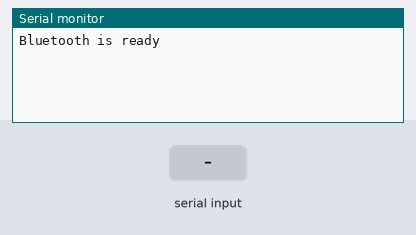
This sketch was run on a simulated ESP32. On the bench: the last lines printed to the serial monitor. The inputs (shaded band) are chosen by the test bench. Nothing arrives over Bluetooth unless stated.

Above: at 1.2 s.
1.3 s: "0" received over the second serial link
At 2.5 s:
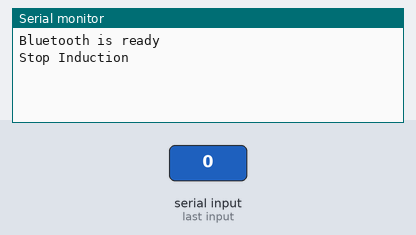
2.8 s: "1" received over the second serial link
At 3.8 s:
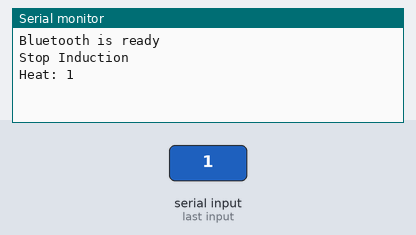
4.3 s: "2" received over the second serial link
At 4.9 s:
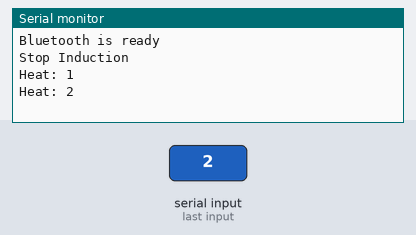

The sketch:

inuctionmitapp.ino
```cpp
#include "BluetoothSerial.h"
BluetoothSerial SerialBT;

int heat ;

void setup() {
  SerialBT.begin("induction");
  Serial.begin(115200);
 // pinMode(heatPin, OUTPUT);
  Serial.println("Bluetooth is ready");
}

void loop() {
  if (SerialBT.available()) {
    char heatValue = SerialBT.read();

    if (heatValue == '0') {
      Serial.println("Stop Induction");

    }
    else {

      Serial.print("Heat: ");
      Serial.println(heatValue);
    }
  }
}


//void INC() {
  //if (INCREASE < 8) {
    //INCREASE++;
    //digitalWrite(INCREASE, HIGH);
 // }
//}

//void DECR() {
  //if (DECREASE > 0) {
   // DECREASE--;
    //digitalWrite(DECREASE, HIGH);
  //}
//}
```

Measured:
- after the input at 1.3 s, the serial monitor: prints a new line at once (image 1)
- after the input at 2.8 s, the serial monitor: prints a new line at once (image 2)
- after the input at 4.3 s, the serial monitor: prints a new line at once (image 3)
